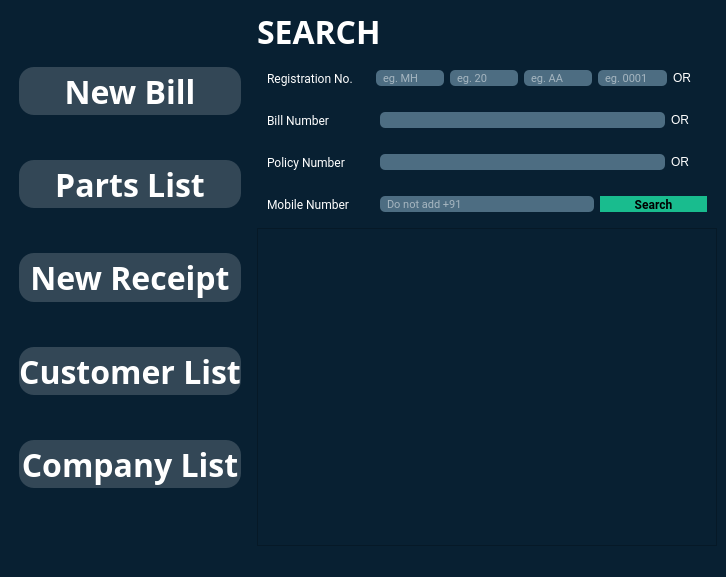
<?xml version="1.0" encoding="UTF-8"?>
<ui version="4.0">
 <class>MainWindow</class>
 <widget class="QMainWindow" name="MainWindow">
  <property name="geometry">
   <rect>
    <x>0</x>
    <y>0</y>
    <width>726</width>
    <height>577</height>
   </rect>
  </property>
  <property name="windowTitle">
   <string>Daphale Auto: Dashboard</string>
  </property>
  <property name="styleSheet">
   <string notr="true">background-color:rgb(8, 32, 50)</string>
  </property>
  <widget class="QWidget" name="centralwidget">
   <property name="styleSheet">
    <string notr="true">QLineEdit
{
border-radius: 5px;
padding-left: 5px;
background-color: rgb(77, 109, 130);
color: rgb(255,255,255)
}

QPushButton
{
background-color: rgb(51, 71, 86);
border-radius: 15px;
color: rgb(255,255,255);
}

QPushButton::hover
{
background-color: rgb(77, 109, 130);
border-radius: 15px;
color: rgb(255,255,255);
}

QPushButton::pressed
{
background-color: rgb(60, 86, 102);
border-radius: 15px;
color: rgb(255,255,255);
}

QPushButton#button_search
{
background-color: rgb(25, 188, 142);
border-radius: 10px;
color: rgb(0, 0, 0);
}

QPushButton#button_search::hover
{
background-color: rgb(30, 229, 173);
border-radius: 10px;
color: rgb(0, 0, 0);
}

QPushButton#button_search::pressed
{
background-color: rgb(25, 188, 142);
border-radius: 10px;
color: rgb(0, 0, 0);
}

QLabel
{
color: rgb(255,255,255);
}</string>
   </property>
   <layout class="QGridLayout" name="gridLayout">
    <item row="0" column="0">
     <layout class="QHBoxLayout" name="horizontalLayout" stretch="1,2">
      <item>
       <layout class="QVBoxLayout" name="verticalLayout">
        <property name="spacing">
         <number>45</number>
        </property>
        <property name="leftMargin">
         <number>10</number>
        </property>
        <property name="topMargin">
         <number>10</number>
        </property>
        <property name="rightMargin">
         <number>10</number>
        </property>
        <property name="bottomMargin">
         <number>10</number>
        </property>
        <item>
         <spacer name="verticalSpacer_2">
          <property name="orientation">
           <enum>Qt::Vertical</enum>
          </property>
          <property name="sizeHint" stdset="0">
           <size>
            <width>20</width>
            <height>40</height>
           </size>
          </property>
         </spacer>
        </item>
        <item>
         <widget class="QPushButton" name="pushButton_2">
          <property name="sizePolicy">
           <sizepolicy hsizetype="Minimum" vsizetype="Expanding">
            <horstretch>0</horstretch>
            <verstretch>0</verstretch>
           </sizepolicy>
          </property>
          <property name="maximumSize">
           <size>
            <width>16777215</width>
            <height>16777215</height>
           </size>
          </property>
          <property name="font">
           <font>
            <family>Momcake</family>
            <pointsize>24</pointsize>
            <weight>75</weight>
            <bold>true</bold>
           </font>
          </property>
          <property name="styleSheet">
           <string notr="true"/>
          </property>
          <property name="text">
           <string>New Bill</string>
          </property>
         </widget>
        </item>
        <item>
         <widget class="QPushButton" name="pushButton">
          <property name="sizePolicy">
           <sizepolicy hsizetype="Minimum" vsizetype="Expanding">
            <horstretch>0</horstretch>
            <verstretch>0</verstretch>
           </sizepolicy>
          </property>
          <property name="font">
           <font>
            <family>Momcake</family>
            <pointsize>24</pointsize>
            <weight>75</weight>
            <bold>true</bold>
           </font>
          </property>
          <property name="text">
           <string>Parts List</string>
          </property>
         </widget>
        </item>
        <item>
         <widget class="QPushButton" name="pushButton_3">
          <property name="sizePolicy">
           <sizepolicy hsizetype="Minimum" vsizetype="Expanding">
            <horstretch>0</horstretch>
            <verstretch>0</verstretch>
           </sizepolicy>
          </property>
          <property name="font">
           <font>
            <family>Momcake</family>
            <pointsize>24</pointsize>
            <weight>75</weight>
            <bold>true</bold>
           </font>
          </property>
          <property name="text">
           <string>New Receipt</string>
          </property>
         </widget>
        </item>
        <item>
         <widget class="QPushButton" name="pushButton_4">
          <property name="sizePolicy">
           <sizepolicy hsizetype="Minimum" vsizetype="Expanding">
            <horstretch>0</horstretch>
            <verstretch>0</verstretch>
           </sizepolicy>
          </property>
          <property name="font">
           <font>
            <family>Momcake</family>
            <pointsize>24</pointsize>
            <weight>75</weight>
            <bold>true</bold>
           </font>
          </property>
          <property name="text">
           <string>Customer List</string>
          </property>
         </widget>
        </item>
        <item>
         <widget class="QPushButton" name="pushButton_5">
          <property name="sizePolicy">
           <sizepolicy hsizetype="Minimum" vsizetype="Expanding">
            <horstretch>0</horstretch>
            <verstretch>0</verstretch>
           </sizepolicy>
          </property>
          <property name="font">
           <font>
            <family>Momcake</family>
            <pointsize>24</pointsize>
            <weight>75</weight>
            <bold>true</bold>
           </font>
          </property>
          <property name="text">
           <string>Company List</string>
          </property>
         </widget>
        </item>
        <item>
         <spacer name="verticalSpacer">
          <property name="orientation">
           <enum>Qt::Vertical</enum>
          </property>
          <property name="sizeType">
           <enum>QSizePolicy::Expanding</enum>
          </property>
          <property name="sizeHint" stdset="0">
           <size>
            <width>20</width>
            <height>40</height>
           </size>
          </property>
         </spacer>
        </item>
       </layout>
      </item>
      <item>
       <layout class="QVBoxLayout" name="verticalLayout_2" stretch="2,3">
        <item>
         <layout class="QVBoxLayout" name="verticalLayout_3">
          <item>
           <widget class="QLabel" name="label">
            <property name="font">
             <font>
              <family>Momcake</family>
              <pointsize>24</pointsize>
              <weight>75</weight>
              <bold>true</bold>
             </font>
            </property>
            <property name="styleSheet">
             <string notr="true">color: rgb(255,255,255)</string>
            </property>
            <property name="text">
             <string>SEARCH</string>
            </property>
           </widget>
          </item>
          <item>
           <layout class="QHBoxLayout" name="horizontalLayout_5" stretch="3,2,2,2,2,1">
            <property name="leftMargin">
             <number>10</number>
            </property>
            <property name="topMargin">
             <number>10</number>
            </property>
            <property name="rightMargin">
             <number>10</number>
            </property>
            <property name="bottomMargin">
             <number>10</number>
            </property>
            <item>
             <widget class="QLabel" name="label_2">
              <property name="sizePolicy">
               <sizepolicy hsizetype="Preferred" vsizetype="Preferred">
                <horstretch>0</horstretch>
                <verstretch>0</verstretch>
               </sizepolicy>
              </property>
              <property name="font">
               <font>
                <family>Roboto</family>
                <pointsize>9</pointsize>
               </font>
              </property>
              <property name="text">
               <string>Registration No.</string>
              </property>
             </widget>
            </item>
            <item>
             <widget class="QLineEdit" name="lineEdit_2">
              <property name="sizePolicy">
               <sizepolicy hsizetype="Expanding" vsizetype="Preferred">
                <horstretch>0</horstretch>
                <verstretch>0</verstretch>
               </sizepolicy>
              </property>
              <property name="font">
               <font>
                <family>Roboto</family>
                <pointsize>8</pointsize>
               </font>
              </property>
              <property name="placeholderText">
               <string>eg. MH</string>
              </property>
             </widget>
            </item>
            <item>
             <widget class="QLineEdit" name="lineEdit">
              <property name="sizePolicy">
               <sizepolicy hsizetype="Expanding" vsizetype="Preferred">
                <horstretch>0</horstretch>
                <verstretch>0</verstretch>
               </sizepolicy>
              </property>
              <property name="font">
               <font>
                <family>Roboto</family>
                <pointsize>8</pointsize>
               </font>
              </property>
              <property name="placeholderText">
               <string>eg. 20</string>
              </property>
             </widget>
            </item>
            <item>
             <widget class="QLineEdit" name="lineEdit_4">
              <property name="sizePolicy">
               <sizepolicy hsizetype="Expanding" vsizetype="Preferred">
                <horstretch>0</horstretch>
                <verstretch>0</verstretch>
               </sizepolicy>
              </property>
              <property name="font">
               <font>
                <family>Roboto</family>
                <pointsize>8</pointsize>
               </font>
              </property>
              <property name="placeholderText">
               <string>eg. AA</string>
              </property>
             </widget>
            </item>
            <item>
             <widget class="QLineEdit" name="lineEdit_3">
              <property name="sizePolicy">
               <sizepolicy hsizetype="Expanding" vsizetype="Preferred">
                <horstretch>0</horstretch>
                <verstretch>0</verstretch>
               </sizepolicy>
              </property>
              <property name="font">
               <font>
                <family>Roboto</family>
                <pointsize>8</pointsize>
               </font>
              </property>
              <property name="placeholderText">
               <string>eg. 0001</string>
              </property>
             </widget>
            </item>
            <item>
             <widget class="QLabel" name="label_3">
              <property name="text">
               <string>OR</string>
              </property>
             </widget>
            </item>
           </layout>
          </item>
          <item>
           <layout class="QHBoxLayout" name="horizontalLayout_4" stretch="3,8,1">
            <property name="leftMargin">
             <number>10</number>
            </property>
            <property name="topMargin">
             <number>10</number>
            </property>
            <property name="rightMargin">
             <number>10</number>
            </property>
            <property name="bottomMargin">
             <number>10</number>
            </property>
            <item>
             <widget class="QLabel" name="label_4">
              <property name="sizePolicy">
               <sizepolicy hsizetype="Preferred" vsizetype="Preferred">
                <horstretch>0</horstretch>
                <verstretch>0</verstretch>
               </sizepolicy>
              </property>
              <property name="font">
               <font>
                <family>Roboto</family>
                <pointsize>9</pointsize>
               </font>
              </property>
              <property name="text">
               <string>Bill Number</string>
              </property>
             </widget>
            </item>
            <item>
             <widget class="QLineEdit" name="lineEdit_5">
              <property name="sizePolicy">
               <sizepolicy hsizetype="Expanding" vsizetype="Preferred">
                <horstretch>0</horstretch>
                <verstretch>0</verstretch>
               </sizepolicy>
              </property>
              <property name="font">
               <font>
                <family>Roboto</family>
                <pointsize>8</pointsize>
               </font>
              </property>
             </widget>
            </item>
            <item>
             <widget class="QLabel" name="label_5">
              <property name="text">
               <string>OR</string>
              </property>
             </widget>
            </item>
           </layout>
          </item>
          <item>
           <layout class="QHBoxLayout" name="horizontalLayout_3" stretch="3,8,1">
            <property name="leftMargin">
             <number>10</number>
            </property>
            <property name="topMargin">
             <number>10</number>
            </property>
            <property name="rightMargin">
             <number>10</number>
            </property>
            <property name="bottomMargin">
             <number>10</number>
            </property>
            <item>
             <widget class="QLabel" name="label_6">
              <property name="sizePolicy">
               <sizepolicy hsizetype="Preferred" vsizetype="Preferred">
                <horstretch>0</horstretch>
                <verstretch>0</verstretch>
               </sizepolicy>
              </property>
              <property name="font">
               <font>
                <family>Roboto</family>
                <pointsize>9</pointsize>
               </font>
              </property>
              <property name="text">
               <string>Policy Number</string>
              </property>
             </widget>
            </item>
            <item>
             <widget class="QLineEdit" name="lineEdit_6">
              <property name="sizePolicy">
               <sizepolicy hsizetype="Expanding" vsizetype="Preferred">
                <horstretch>0</horstretch>
                <verstretch>0</verstretch>
               </sizepolicy>
              </property>
              <property name="font">
               <font>
                <family>Roboto</family>
                <pointsize>8</pointsize>
               </font>
              </property>
             </widget>
            </item>
            <item>
             <widget class="QLabel" name="label_7">
              <property name="text">
               <string>OR</string>
              </property>
             </widget>
            </item>
           </layout>
          </item>
          <item>
           <layout class="QHBoxLayout" name="horizontalLayout_2" stretch="3,6,3">
            <property name="leftMargin">
             <number>10</number>
            </property>
            <property name="topMargin">
             <number>10</number>
            </property>
            <property name="rightMargin">
             <number>10</number>
            </property>
            <property name="bottomMargin">
             <number>10</number>
            </property>
            <item>
             <widget class="QLabel" name="label_9">
              <property name="sizePolicy">
               <sizepolicy hsizetype="Preferred" vsizetype="Preferred">
                <horstretch>0</horstretch>
                <verstretch>0</verstretch>
               </sizepolicy>
              </property>
              <property name="font">
               <font>
                <family>Roboto</family>
                <pointsize>9</pointsize>
               </font>
              </property>
              <property name="text">
               <string>Mobile Number</string>
              </property>
             </widget>
            </item>
            <item>
             <widget class="QLineEdit" name="lineEdit_7">
              <property name="sizePolicy">
               <sizepolicy hsizetype="Expanding" vsizetype="Preferred">
                <horstretch>0</horstretch>
                <verstretch>0</verstretch>
               </sizepolicy>
              </property>
              <property name="font">
               <font>
                <family>Roboto</family>
                <pointsize>8</pointsize>
               </font>
              </property>
              <property name="placeholderText">
               <string>Do not add +91</string>
              </property>
             </widget>
            </item>
            <item>
             <widget class="QPushButton" name="button_search">
              <property name="sizePolicy">
               <sizepolicy hsizetype="Preferred" vsizetype="Preferred">
                <horstretch>0</horstretch>
                <verstretch>0</verstretch>
               </sizepolicy>
              </property>
              <property name="font">
               <font>
                <family>Roboto</family>
                <weight>75</weight>
                <bold>true</bold>
               </font>
              </property>
              <property name="styleSheet">
               <string notr="true"/>
              </property>
              <property name="text">
               <string>Search</string>
              </property>
             </widget>
            </item>
           </layout>
          </item>
         </layout>
        </item>
        <item>
         <layout class="QVBoxLayout" name="verticalLayout_4">
          <item>
           <widget class="QScrollArea" name="scrollArea">
            <property name="widgetResizable">
             <bool>true</bool>
            </property>
            <widget class="QWidget" name="scrollAreaWidgetContents">
             <property name="geometry">
              <rect>
               <x>0</x>
               <y>0</y>
               <width>432</width>
               <height>259</height>
              </rect>
             </property>
            </widget>
           </widget>
          </item>
         </layout>
        </item>
       </layout>
      </item>
     </layout>
    </item>
   </layout>
  </widget>
  <widget class="QMenuBar" name="menubar">
   <property name="geometry">
    <rect>
     <x>0</x>
     <y>0</y>
     <width>726</width>
     <height>27</height>
    </rect>
   </property>
  </widget>
  <widget class="QStatusBar" name="statusbar"/>
 </widget>
 <resources/>
 <connections/>
</ui>
